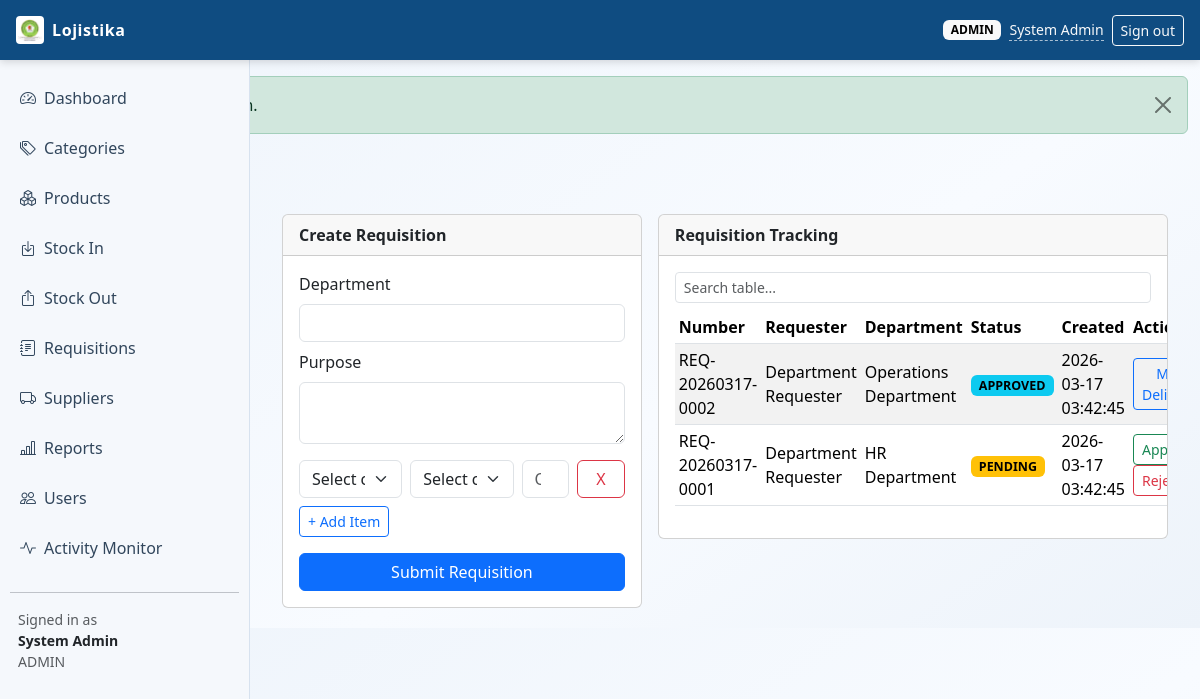
Page /index.php?page=requisitions (signed in) on the committed database.
### tables this page shows
CREATE TABLE requisitions (
    id INT UNSIGNED AUTO_INCREMENT PRIMARY KEY,
    req_number VARCHAR(30) NOT NULL,
    requester_id INT UNSIGNED NOT NULL,
    department VARCHAR(120) NOT NULL,
    purpose VARCHAR(255) NULL,
    status ENUM('pending', 'approved', 'rejected', 'delivered', 'cancelled') NOT NULL DEFAULT 'pending',
    approved_by INT UNSIGNED NULL,
    approved_at DATETIME NULL,
    delivered_by INT UNSIGNED NULL,
    delivered_at DATETIME NULL,
    rejection_reason VARCHAR(255) NULL,
    created_at TIMESTAMP NOT NULL DEFAULT CURRENT_TIMESTAMP,
    updated_at TIMESTAMP NOT NULL DEFAULT CURRENT_TIMESTAMP ON UPDATE CURRENT_TIMESTAMP,
    CONSTRAINT uq_requisitions_req_number UNIQUE (req_number),
    CONSTRAINT fk_requisitions_requester FOREIGN KEY (requester_id) REFERENCES users(id) ON DELETE RESTRICT,
    CONSTRAINT fk_requisitions_approved_by FOREIGN KEY (approved_by) REFERENCES users(id) ON DELETE SET NULL,
    CONSTRAINT fk_requisitions_delivered_by FOREIGN KEY (delivered_by) REFERENCES users(id) ON DELETE SET NULL
);

CREATE TABLE users (
    id INT UNSIGNED AUTO_INCREMENT PRIMARY KEY,
    full_name VARCHAR(120) NOT NULL,
    email VARCHAR(120) NOT NULL UNIQUE,
    password_hash VARCHAR(255) NOT NULL,
    role ENUM('admin', 'warehouse', 'requester') NOT NULL,
    departments VARCHAR(180) NOT NULL DEFAULT 'Departamento de Administracao e Financas',
    is_active TINYINT(1) NOT NULL DEFAULT 1,
    created_at TIMESTAMP NOT NULL DEFAULT CURRENT_TIMESTAMP,
    updated_at TIMESTAMP NOT NULL DEFAULT CURRENT_TIMESTAMP ON UPDATE CURRENT_TIMESTAMP
);

### config/db_connect.php (called while the page is built, shortened)
<?php
function env_value(array $keys, string $default = ''): string
{
    return $default;
}
function file_db_config(): array
{
    $filePath = __DIR__ . DIRECTORY_SEPARATOR . 'db_credentials.php';
    if (!is_file($filePath)) {
        return [];
    }
    $config = require $filePath;
    return is_array($config) ? $config : [];
}
function db_config(): array
{
    $fileConfig = file_db_config();
    return [
        'host' => env_value(['DB_HOST', 'MYSQL_HOST', 'DATABASE_HOST'], (string) ($fileConfig['host'] ?? '127.0.0.1')),
        'port' => (int) env_value(['DB_PORT', 'MYSQL_PORT', 'DATABASE_PORT'], (string) ($fileConfig['port'] ?? '3306')),
        'user' => env_value(['DB_USER', 'MYSQL_USER', 'DATABASE_USER'], (string) ($fileConfig['user'] ?? 'root')),
        'pass' => env_value(['DB_PASS', 'MYSQL_PASSWORD', 'DATABASE_PASSWORD'], (string) ($fileConfig['pass'] ?? '')),
        'name' => env_value(['DB_NAME', 'MYSQL_DATABASE', 'DATABASE_NAME'], (string) ($fileConfig['name'] ?? 'logistics_lms')),
    ];
}
function db_connect(): mysqli
{
    static $conn = null;
    if ($conn instanceof mysqli) {
        return $conn;
    }
    $cfg = db_config();
    try {
        $conn = new mysqli($cfg['host'], $cfg['user'], $cfg['pass'], $cfg['name'], $cfg['port']);
    } catch (mysqli_sql_exception $e) {
        http_response_code(500);
        if (stripos($e->getMessage(), 'Unknown database') !== false) {
            $sqlFile = dirname(__DIR__) . DIRECTORY_SEPARATOR . 'database.sql';
            $message = 'Database "' . $cfg['name'] . '" does not exist. Import the project SQL file first.';
            if (is_file($sqlFile)) {
                $message .= ' Expected file: ' . $sqlFile;
            }
            exit($message);
        }
        if (stripos($e->getMessage(), 'Access denied for user') !== false) {
            $configFile = __DIR__ . DIRECTORY_SEPARATOR . 'db_credentials.php';
            $message = 'Database login failed for user "' . $cfg['user'] . '" at host "' . $cfg['host'] . '".';
            $message .= ' Set hosting credentials via environment variables or create: ' . $configFile;
            exit($message);
        }
        exit('Database connection failed: ' . $e->getMessage());
    }
    $conn->set_charset('utf8mb4');
    return $conn;
}

### config/helpers.php (called while the page is built, shortened)
<?php
require_once __DIR__ . '/db_connect.php';
function db(): mysqli
{
    return db_connect();
}
function h(?string $value): string
{
    return htmlspecialchars((string) $value, ENT_QUOTES, 'UTF-8');
}
function current_user(): ?array
{
    return $_SESSION['user'] ?? null;
}
function has_role(array $roles): bool
{
    $user = current_user();
    return in_array($user['role'], $roles, true);
}

### modules/requisitions/index.php (the view, shortened to what this page needs)
<?php
$where = '';
$listSql = "SELECT r.*, u.full_name AS requester_name
            FROM requisitions r
            INNER JOIN users u ON u.id = r.requester_id
            {$where}
            ORDER BY r.id DESC
            LIMIT 30";
$requisitions = db()->query($listSql);
function status_badge(string $status): string
{
    $map = [
        'pending' => 'text-bg-warning',
        'approved' => 'text-bg-info',
        'rejected' => 'text-bg-danger',
        'delivered' => 'text-bg-success',
        'cancelled' => 'text-bg-secondary',
    ];
    return $map[$status] ?? 'text-bg-secondary';
}
?>
<div class="container-fluid">
    <div class="row g-3">
        <div class="col-lg-5">
            <div class="card">
                <div class="card-header fw-semibold">Create Requisition</div>
                <div class="card-body">
                    <form method="post">
                        <div class="mb-2">
                            <label class="form-label">Department</label>
                            <input type="text" class="form-control" name="department" required>
                        </div>
                        <div class="mb-3">
                            <label class="form-label">Purpose</label>
                            <textarea class="form-control" name="purpose" rows="2"></textarea>
                        </div>
                        <div id="requisition-items">
                            <div class="row g-2 req-item-row mb-2">
                                <div class="col-4">
                                    <select class="form-select req-category-select" name="category_id[]" required>
                                        <option value="">Select category</option>
                                    </select>
                                </div>
                                <div class="col-4">
                                    <select class="form-select req-product-select" name="product_id[]" required>
                                        <option value="">Select category first</option>
                                    </select>
                                </div>
                                <div class="col-2">
                                    <input type="number" step="0.01" min="0.01" class="form-control" name="quantity_requested[]" placeholder="Qty" required>
                                </div>
                                <div class="col-2 d-flex">
                                    <button type="button" class="btn btn-outline-danger remove-item-row w-100">X</button>
                                </div>
                            </div>
                        </div>
                        <button type="button" class="btn btn-sm btn-outline-primary mb-3" id="add-item-row">+ Add Item</button>
                        <button type="submit" class="btn btn-primary w-100">Submit Requisition</button>
                    </form>
                </div>
            </div>
        </div>
        <div class="col-lg-7">
            <div class="card">
                <div class="card-header fw-semibold">Requisition Tracking</div>
                <div class="card-body table-responsive">
                    <input type="text" class="form-control form-control-sm mb-2" placeholder="Search table..." data-table-search="reqTable">
                    <table id="reqTable" class="table table-sm table-striped align-middle">
                        <thead>
                        <tr>
                            <th>Number</th>
                            <th>Requester</th>
                            <th>Department</th>
                            <th>Status</th>
                            <th>Created</th>
                            <th>Action</th>
                        </tr>
                        </thead>
                        <tbody>
                        <?php while ($r = $requisitions->fetch_assoc()): ?>
                            <tr>
                                <td><?= h($r['req_number']) ?></td>
                                <td><?= h($r['requester_name']) ?></td>
                                <td><?= h($r['department']) ?></td>
                                <td><span class="badge badge-status <?= status_badge($r['status']) ?>"><?= strtoupper(h($r['status'])) ?></span></td>
                                <td><?= h($r['created_at']) ?></td>
                                <td>
                                    <?php if ($r['status'] === 'pending' && has_role(['admin'])): ?>
                                        <form method="post" class="d-inline">
                                            <button class="btn btn-sm btn-outline-success">Approve</button>
                                        </form>
                                        <form method="post" class="d-inline">
                                            <button class="btn btn-sm btn-outline-danger">Reject</button>
                                        </form>
                                    <?php endif; ?>
                                    <?php if ($r['status'] === 'approved' && has_role(['admin', 'warehouse'])): ?>
                                        <form method="post" class="d-inline">
                                            <button class="btn btn-sm btn-outline-primary">Mark Delivered</button>
                                        </form>
                                    <?php endif; ?>
                                </td>
                            </tr>
                        <?php endwhile; ?>
                        </tbody>
                    </table>
                </div>
            </div>
        </div>
    </div>
</div>

### assets/css/style.css (style rules this page uses)
:root { --lms-header: #0f4c81; --lms-sidebar: #f5f8fc; --lms-accent: #1f6fb2; --lms-text: #1c2733; --lms-border: #d7e2ef; }
body { font-family: "Segoe UI", Tahoma, Geneva, Verdana, sans-serif; background: linear-gradient(145deg, #eef4fb 0%, #f8fbff 60%, #edf3fa 100%); color: var(--lms-text); }
.table thead { background: #edf4fb; }
.badge-status { font-size: 0.78rem; }

### rows in the picture
requisitions: req_number "REQ-20260317-0002", requester.full_name "Department Requester", department "Operations Department", status "APPROVED", created_at "2026-03-17 03:42:45"
requisitions: req_number "REQ-20260317-0001", requester.full_name "Department Requester", department "HR Department", status "PENDING", created_at "2026-03-17 03:42:45"

### other values in the picture
$user['role'] "ADMIN"
$user['full_name'] "System Admin"
